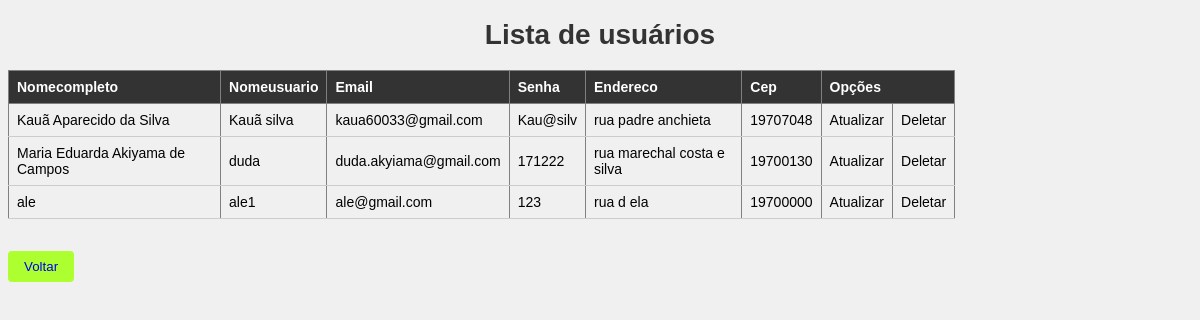
/src/listarusuario.php, run on the app's committed database.
### tables this page shows
CREATE TABLE `usuario` (
  `id` int(11) NOT NULL,
  `nomecompleto` varchar(255) NOT NULL,
  `nomeusuario` varchar(255) NOT NULL,
  `email` varchar(255) NOT NULL,
  `senha` varchar(8) NOT NULL,
  `endereco` varchar(255) NOT NULL,
  `cep` varchar(8) NOT NULL,
  `niveis_permissao` int(11) NOT NULL
);

### src/listarusuario.php (the view, shortened to what this page needs)
<?php include 'db.php'; ?>
<!DOCTYPE html>
<html>
    <head>
        <link rel="stylesheet" href= "listar.css">
</head>
<body class= "listar">
    <h1>Lista de usuários </h1>
    <?php
    $stmt = $pdo->query ('SELECT * FROM usuario');
    $stmt->execute();
    $usuarios = $stmt->fetchAll(PDO::FETCH_ASSOC);
    if (count ($usuarios) == 0) {
        echo '<p> Nenhum usuario foi cadastrado. </p>';
    } else {
        echo '<table border="1">';
        echo '<thead><tr><th>Nomecompleto</th><th>Nomeusuario</th><th>Email</th><th>Senha</th><th>Endereco</th><th>Cep</th><th colspan="2">Opções</th></thead>';
        echo '<tbody>';
        foreach ($usuarios as $usuario) {
            echo '<tr>';
            echo '<td>' . $usuario['nomecompleto'] . '</td>';
            echo '<td>' . $usuario['nomeusuario'] . '</td>';
            echo '<td>' . $usuario['email'] . '</td>';
            echo '<td>' . $usuario['senha'] . '</td>';
            echo '<td>' . $usuario['endereco'] . '</td>';
            echo '<td>' . $usuario['cep'] . '</td>';
            echo '<td><a style="color:black;" href="atualizarusuario.php?id=' . $usuario ['id'] . '">Atualizar </a></td>';
            echo '<td><a style="color:black;" href="deletarusuario.php?id=' . $usuario ['id'] . '">Deletar</a></td>';
            echo '<try>';
        }
        echo '</tbody>';
        echo '</table>';
    }
    ?>
<br><br>
    <button><a href="adm.php">Voltar</a></button>
    </body>
    </html>

### src/listar.css (style rules this page uses)
.listar { background-color: #f0f0f0; font-family: Arial, sans-serif; font-size: 14px; }
h1 { color: #333; text-align: center; }
table { width: 80%; border-collapse: collapse; }
th, td { padding: 8px; text-align: left; }
th { background-color: #333; color: white; }
td { border-bottom: 1px solid #ccc; }
a { text-decoration: none; }
button { background-color:greenyellow; color: white; border: none; padding: 8px 16px; border-radius: 4px; cursor: pointer; }

### data on the page
usuario: nomecompleto "Kauã Aparecido da Silva", nomeusuario "Kauã silva", email "kaua60033@gmail.com", senha "Kau@silv", endereco "rua padre anchieta", cep "19707048"
usuario: nomecompleto "Maria Eduarda Akiyama de Campos", nomeusuario "duda", email "duda.akyiama@gmail.com", senha "171222", endereco "rua marechal costa e silva", cep "19700130"
usuario: nomecompleto "ale", nomeusuario "ale1", email "ale@gmail.com", senha "123", endereco "rua d ela", cep "19700000"
